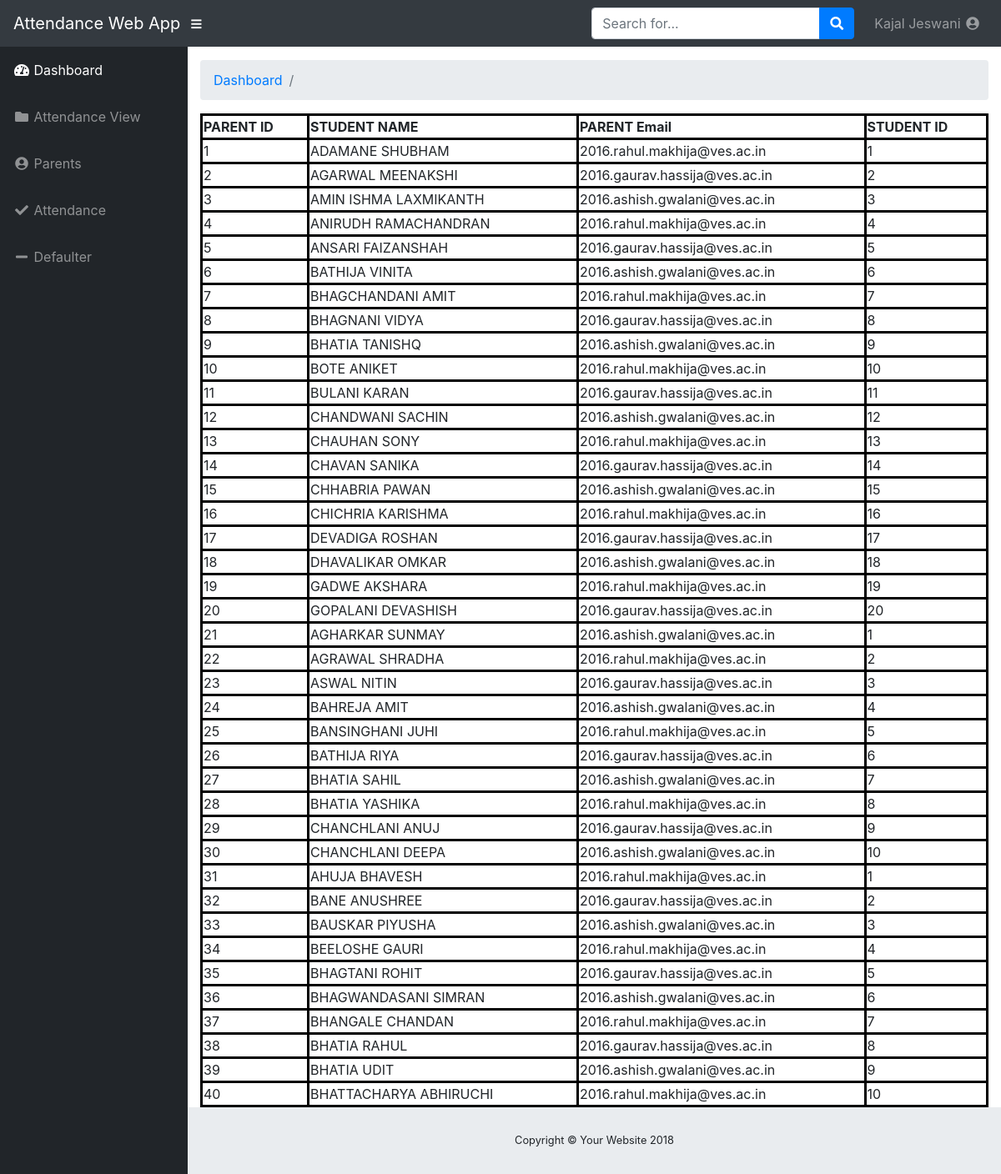
Page /admin/view_parents.php (signed in) on the committed database.
### tables this page shows
CREATE TABLE `teacher` (
  `teacher_id` int(11) NOT NULL,
  `teacher_name` varchar(255) NOT NULL,
  `teacher_email` varchar(255) NOT NULL,
  `teacher_username` varchar(255) NOT NULL,
  `teacher_password` varchar(255) NOT NULL,
  `deleted` int(11) NOT NULL DEFAULT '0'
);

CREATE TABLE `parent` (
  `parent_id` int(2) DEFAULT NULL,
  `student_name` varchar(24) DEFAULT NULL,
  `email` varchar(29) DEFAULT NULL,
  `student_id` int(2) DEFAULT NULL,
  `class_id` int(1) DEFAULT NULL
);

### includes/functions.php (called while the page is built, shortened)
<?php
include_once ("connection.php");
function getLoggedInTeacherName($loggedInID){
    global $connection;
    $query = "SELECT * FROM teacher WHERE teacher_id = $loggedInID";
    $teacher_details = mysqli_query($connection,$query);
    if($row = mysqli_fetch_assoc($teacher_details)){
        return ($row['teacher_name']);
    }
}

### admin/view_parents.php (the view, shortened to what this page needs)
<?php
    $title = "Home";
?>
<!DOCTYPE html>
<html lang="en">
<head>
</head>
<?php
include_once ("includes/header.php");
?>
  <body id="page-top">
  <?php
  include_once ("includes/navigation.php")
  ?>
    <div id="wrapper">
        <?php
        include_once ("includes/siderbar.php");
        ?>
      <div id="content-wrapper">
        <div class="container-fluid">
          <ol class="breadcrumb">
            <li class="breadcrumb-item">
              <a href="index.php">Dashboard</a>
            </li>
            <li class="breadcrumb-item active"><?php $title;?></li>
          </ol>
          <?php
			    $query1="SELECT * FROM parent";
    			$res1=mysqli_query($connection,$query1);
			?>
  			 <table style="width:100%">
        <thead>
    <tr>
        <th>PARENT ID</th>
        <th>STUDENT NAME</th>
        <th>PARENT Email</th>
        <th>STUDENT ID</th>
        </tr></thead>
        <tr>
            <tbody>
            <?php
                while( $rows = mysqli_fetch_assoc($res1)){
                    ?>
            <tr>
                <td><?php echo $rows['parent_id'];?></td>
				<td><?php echo $rows['student_name'];?></td>
                <td><?php echo $rows['email'];?></td>
               	<td><?php echo $rows['student_id'];?></td>
                </tr>
                <?php
				}
                ?>
            </tbody></table>
        </div>
      </div>
    </div>
    <?php
        include_once ("includes/footer.php");
    ?>
  </body>
</html>

### admin/includes/navigation.php (shortened to what this page needs)
<?php
include("../includes/functions.php");
$teacher_id=$_SESSION['teacher_id'];
$teacher_name=getLoggedInTeacherName($teacher_id);
?>
 <nav class="navbar navbar-expand navbar-dark bg-dark static-top">
    <a class="navbar-brand mr-1" href="index.php">Attendance Web App</a>
    <button class="btn btn-link btn-sm text-white order-1 order-sm-0" id="sidebarToggle" href="#">
        <i class="fas fa-bars"></i>
    </button>
    <form class="d-none d-md-inline-block form-inline ml-auto mr-0 mr-md-3 my-2 my-md-0">
        <div class="input-group">
            <input type="text" class="form-control" placeholder="Search for..." aria-label="Search" aria-describedby="basic-addon2">
            <div class="input-group-append">
                <button class="btn btn-primary" type="button">
                    <i class="fas fa-search"></i>
                </button>
            </div>
        </div>
    </form>
    <ul class="navbar-nav ml-auto ml-md-0">
        <li class="nav-item dropdown no-arrow">
            <a class="nav-link dropdown-toggle" href="#" id="userDropdown" role="button" data-toggle="dropdown" aria-haspopup="true" aria-expanded="false">
                <span class="username username-hide-on-mobile"><?php echo $teacher_name;
					?></span>
            <i class="fas fa-user-circle fa-fw"></i>
            </a>
        </li>
    </ul>
</nav>

### admin/css/sb-admin.css (style rules this page uses)
html { position: relative; min-height: 100%; }
body { height: 100%; }
#wrapper { display: -webkit-box; display: -ms-flexbox; display: flex; }
#wrapper #content-wrapper { overflow-x: hidden; width: 100%; padding-top: 1rem; padding-bottom: 80px; }
.navbar-nav .nav-item.dropdown .dropdown-toggle::after { width: 1rem; text-align: center; float: right; vertical-align: 0; border: 0; font-weight: 900; content: '\f105'; font-family: 'Font Awesome 5 Free'; }
.navbar-nav .nav-item.dropdown.no-arrow .dropdown-toggle::after { display: none; }
:root { --input-padding-x: 0.75rem; --input-padding-y: 0.75rem; }

### admin/view_parents.php (style rules this page uses)
table,td,th { border:3px solid black; border-collapse: collapse; }

### rows in the picture
teacher: teacher_name "Kajal Jeswani"
parent: parent_id "1", student_name "ADAMANE SHUBHAM", email "2016.rahul.makhija@ves.ac.in", student "1"
parent: parent_id "2", student_name "AGARWAL MEENAKSHI", email "2016.gaurav.hassija@ves.ac.in", student "2"
parent: parent_id "3", student_name "AMIN ISHMA LAXMIKANTH", email "2016.ashish.gwalani@ves.ac.in", student "3"
parent: parent_id "4", student_name "ANIRUDH RAMACHANDRAN", email "2016.rahul.makhija@ves.ac.in", student "4"
parent: parent_id "5", student_name "ANSARI FAIZANSHAH", email "2016.gaurav.hassija@ves.ac.in", student "5"
parent: parent_id "6", student_name "BATHIJA VINITA", email "2016.ashish.gwalani@ves.ac.in", student "6"
parent: parent_id "7", student_name "BHAGCHANDANI AMIT", email "2016.rahul.makhija@ves.ac.in", student "7"
parent: parent_id "8", student_name "BHAGNANI VIDYA", email "2016.gaurav.hassija@ves.ac.in", student "8"
parent: parent_id "9", student_name "BHATIA TANISHQ", email "2016.ashish.gwalani@ves.ac.in", student "9"
parent: parent_id "10", student_name "BOTE ANIKET", email "2016.rahul.makhija@ves.ac.in", student "10"
parent: parent_id "11", student_name "BULANI KARAN", email "2016.gaurav.hassija@ves.ac.in", student "11"
parent: parent_id "12", student_name "CHANDWANI SACHIN", email "2016.ashish.gwalani@ves.ac.in", student "12"
parent: parent_id "13", student_name "CHAUHAN SONY", email "2016.rahul.makhija@ves.ac.in", student "13"
parent: parent_id "14", student_name "CHAVAN SANIKA", email "2016.gaurav.hassija@ves.ac.in", student "14"
parent: parent_id "15", student_name "CHHABRIA PAWAN", email "2016.ashish.gwalani@ves.ac.in", student "15"
parent: parent_id "16", student_name "CHICHRIA KARISHMA", email "2016.rahul.makhija@ves.ac.in", student "16"
parent: parent_id "17", student_name "DEVADIGA ROSHAN", email "2016.gaurav.hassija@ves.ac.in", student "17"
parent: parent_id "18", student_name "DHAVALIKAR OMKAR", email "2016.ashish.gwalani@ves.ac.in", student "18"
parent: parent_id "19", student_name "GADWE AKSHARA", email "2016.rahul.makhija@ves.ac.in", student "19"
parent: parent_id "20", student_name "GOPALANI DEVASHISH", email "2016.gaurav.hassija@ves.ac.in", student "20"
parent: parent_id "21", student_name "AGHARKAR SUNMAY", email "2016.ashish.gwalani@ves.ac.in", student "1"
parent: parent_id "22", student_name "AGRAWAL SHRADHA", email "2016.rahul.makhija@ves.ac.in", student "2"
parent: parent_id "23", student_name "ASWAL NITIN", email "2016.gaurav.hassija@ves.ac.in", student "3"
parent: parent_id "24", student_name "BAHREJA AMIT", email "2016.ashish.gwalani@ves.ac.in", student "4"
parent: parent_id "25", student_name "BANSINGHANI JUHI", email "2016.rahul.makhija@ves.ac.in", student "5"
parent: parent_id "26", student_name "BATHIJA RIYA", email "2016.gaurav.hassija@ves.ac.in", student "6"
parent: parent_id "27", student_name "BHATIA SAHIL", email "2016.ashish.gwalani@ves.ac.in", student "7"
parent: parent_id "28", student_name "BHATIA YASHIKA", email "2016.rahul.makhija@ves.ac.in", student "8"
parent: parent_id "29", student_name "CHANCHLANI ANUJ", email "2016.gaurav.hassija@ves.ac.in", student "9"
parent: parent_id "30", student_name "CHANCHLANI DEEPA", email "2016.ashish.gwalani@ves.ac.in", student "10"
parent: parent_id "31", student_name "AHUJA BHAVESH", email "2016.rahul.makhija@ves.ac.in", student "1"
parent: parent_id "32", student_name "BANE ANUSHREE", email "2016.gaurav.hassija@ves.ac.in", student "2"
parent: parent_id "33", student_name "BAUSKAR PIYUSHA", email "2016.ashish.gwalani@ves.ac.in", student "3"
parent: parent_id "34", student_name "BEELOSHE GAURI", email "2016.rahul.makhija@ves.ac.in", student "4"
parent: parent_id "35", student_name "BHAGTANI ROHIT", email "2016.gaurav.hassija@ves.ac.in", student "5"
parent: parent_id "36", student_name "BHAGWANDASANI SIMRAN", email "2016.ashish.gwalani@ves.ac.in", student "6"
parent: parent_id "37", student_name "BHANGALE CHANDAN", email "2016.rahul.makhija@ves.ac.in", student "7"
parent: parent_id "38", student_name "BHATIA RAHUL", email "2016.gaurav.hassija@ves.ac.in", student "8"
parent: parent_id "39", student_name "BHATIA UDIT", email "2016.ashish.gwalani@ves.ac.in", student "9"
parent: parent_id "40", student_name "BHATTACHARYA ABHIRUCHI", email "2016.rahul.makhija@ves.ac.in", student "10"
